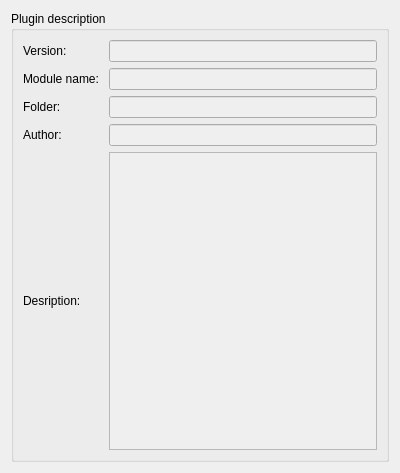
<?xml version="1.0" encoding="UTF-8"?>
<ui version="4.0">
 <class>CSVPage</class>
 <widget class="QWidget" name="CSVPage">
  <property name="geometry">
   <rect>
    <x>0</x>
    <y>0</y>
    <width>400</width>
    <height>473</height>
   </rect>
  </property>
  <property name="windowTitle">
   <string>Form</string>
  </property>
  <layout class="QVBoxLayout" name="verticalLayout">
   <item>
    <widget class="QGroupBox" name="descGB">
     <property name="title">
      <string>Plugin description</string>
     </property>
     <layout class="QGridLayout" name="gridLayout">
      <item row="0" column="0">
       <widget class="QLabel" name="version_label">
        <property name="text">
         <string>Version: </string>
        </property>
       </widget>
      </item>
      <item row="0" column="1">
       <widget class="QLineEdit" name="version_le">
        <property name="palette">
         <palette>
          <active>
           <colorrole role="Base">
            <brush brushstyle="SolidPattern">
             <color alpha="255">
              <red>239</red>
              <green>239</green>
              <blue>239</blue>
             </color>
            </brush>
           </colorrole>
          </active>
          <inactive>
           <colorrole role="Base">
            <brush brushstyle="SolidPattern">
             <color alpha="255">
              <red>239</red>
              <green>239</green>
              <blue>239</blue>
             </color>
            </brush>
           </colorrole>
          </inactive>
          <disabled>
           <colorrole role="Base">
            <brush brushstyle="SolidPattern">
             <color alpha="255">
              <red>244</red>
              <green>244</green>
              <blue>244</blue>
             </color>
            </brush>
           </colorrole>
          </disabled>
         </palette>
        </property>
        <property name="readOnly">
         <bool>true</bool>
        </property>
       </widget>
      </item>
      <item row="1" column="0">
       <widget class="QLabel" name="module_name_label">
        <property name="text">
         <string>Module name: </string>
        </property>
       </widget>
      </item>
      <item row="1" column="1">
       <widget class="QLineEdit" name="module_name_le">
        <property name="palette">
         <palette>
          <active>
           <colorrole role="Base">
            <brush brushstyle="SolidPattern">
             <color alpha="255">
              <red>239</red>
              <green>239</green>
              <blue>239</blue>
             </color>
            </brush>
           </colorrole>
          </active>
          <inactive>
           <colorrole role="Base">
            <brush brushstyle="SolidPattern">
             <color alpha="255">
              <red>239</red>
              <green>239</green>
              <blue>239</blue>
             </color>
            </brush>
           </colorrole>
          </inactive>
          <disabled>
           <colorrole role="Base">
            <brush brushstyle="SolidPattern">
             <color alpha="255">
              <red>244</red>
              <green>244</green>
              <blue>244</blue>
             </color>
            </brush>
           </colorrole>
          </disabled>
         </palette>
        </property>
        <property name="readOnly">
         <bool>true</bool>
        </property>
       </widget>
      </item>
      <item row="2" column="0">
       <widget class="QLabel" name="folder_label">
        <property name="text">
         <string>Folder: </string>
        </property>
       </widget>
      </item>
      <item row="2" column="1">
       <widget class="QLineEdit" name="folder_le">
        <property name="palette">
         <palette>
          <active>
           <colorrole role="Base">
            <brush brushstyle="SolidPattern">
             <color alpha="255">
              <red>239</red>
              <green>239</green>
              <blue>239</blue>
             </color>
            </brush>
           </colorrole>
          </active>
          <inactive>
           <colorrole role="Base">
            <brush brushstyle="SolidPattern">
             <color alpha="255">
              <red>239</red>
              <green>239</green>
              <blue>239</blue>
             </color>
            </brush>
           </colorrole>
          </inactive>
          <disabled>
           <colorrole role="Base">
            <brush brushstyle="SolidPattern">
             <color alpha="255">
              <red>244</red>
              <green>244</green>
              <blue>244</blue>
             </color>
            </brush>
           </colorrole>
          </disabled>
         </palette>
        </property>
        <property name="readOnly">
         <bool>true</bool>
        </property>
       </widget>
      </item>
      <item row="3" column="0">
       <widget class="QLabel" name="author_label">
        <property name="text">
         <string>Author: </string>
        </property>
       </widget>
      </item>
      <item row="3" column="1">
       <widget class="QLineEdit" name="author_le">
        <property name="palette">
         <palette>
          <active>
           <colorrole role="Base">
            <brush brushstyle="SolidPattern">
             <color alpha="255">
              <red>239</red>
              <green>239</green>
              <blue>239</blue>
             </color>
            </brush>
           </colorrole>
          </active>
          <inactive>
           <colorrole role="Base">
            <brush brushstyle="SolidPattern">
             <color alpha="255">
              <red>239</red>
              <green>239</green>
              <blue>239</blue>
             </color>
            </brush>
           </colorrole>
          </inactive>
          <disabled>
           <colorrole role="Base">
            <brush brushstyle="SolidPattern">
             <color alpha="255">
              <red>244</red>
              <green>244</green>
              <blue>244</blue>
             </color>
            </brush>
           </colorrole>
          </disabled>
         </palette>
        </property>
        <property name="readOnly">
         <bool>true</bool>
        </property>
       </widget>
      </item>
      <item row="4" column="0">
       <widget class="QLabel" name="desc_label">
        <property name="text">
         <string>Desription: </string>
        </property>
       </widget>
      </item>
      <item row="4" column="1">
       <widget class="QTextEdit" name="desc_te">
        <property name="palette">
         <palette>
          <active>
           <colorrole role="Base">
            <brush brushstyle="SolidPattern">
             <color alpha="255">
              <red>239</red>
              <green>239</green>
              <blue>239</blue>
             </color>
            </brush>
           </colorrole>
          </active>
          <inactive>
           <colorrole role="Base">
            <brush brushstyle="SolidPattern">
             <color alpha="255">
              <red>239</red>
              <green>239</green>
              <blue>239</blue>
             </color>
            </brush>
           </colorrole>
          </inactive>
          <disabled>
           <colorrole role="Base">
            <brush brushstyle="SolidPattern">
             <color alpha="255">
              <red>244</red>
              <green>244</green>
              <blue>244</blue>
             </color>
            </brush>
           </colorrole>
          </disabled>
         </palette>
        </property>
        <property name="readOnly">
         <bool>true</bool>
        </property>
       </widget>
      </item>
     </layout>
    </widget>
   </item>
  </layout>
 </widget>
 <resources/>
 <connections/>
</ui>
